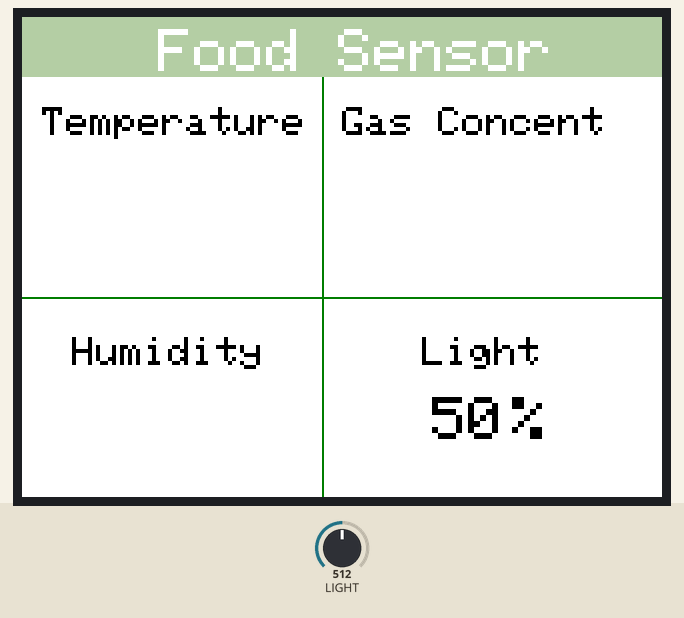
This sketch was run on a simulated Seeed Wio Terminal. On the bench: 320×240 colour display. Inputs (shaded band) come from the test bench; at power-on: LIGHT = 512.

Above: at 1.3 s.
1.4 s: LIGHT set to 716
At 2.9 s:
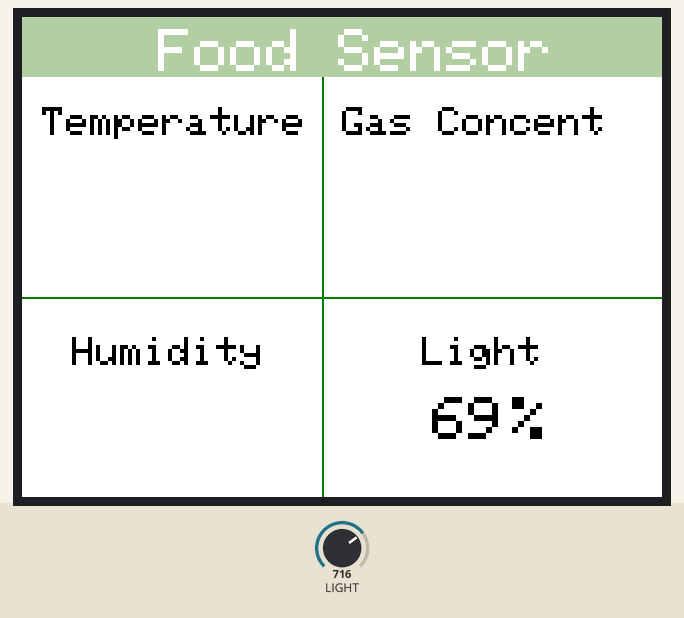
3.2 s: LIGHT set to 900
At 4.6 s:
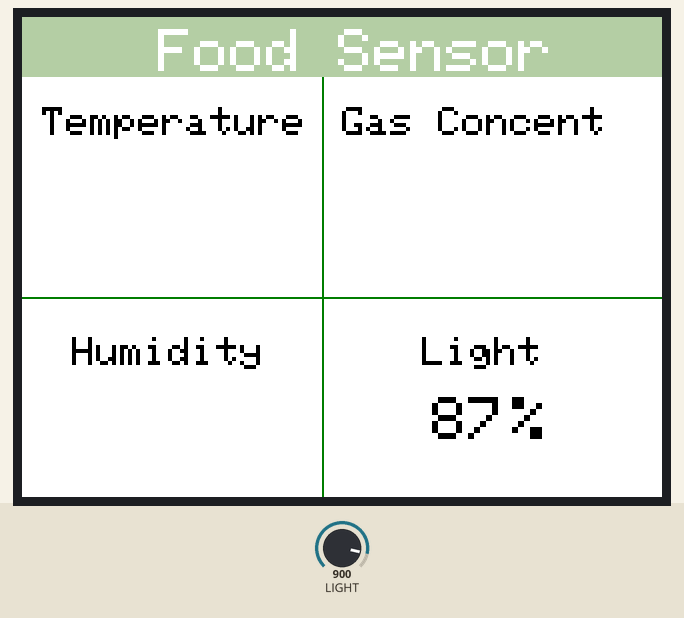
4.9 s: LIGHT set to 1023
At 6.6 s:
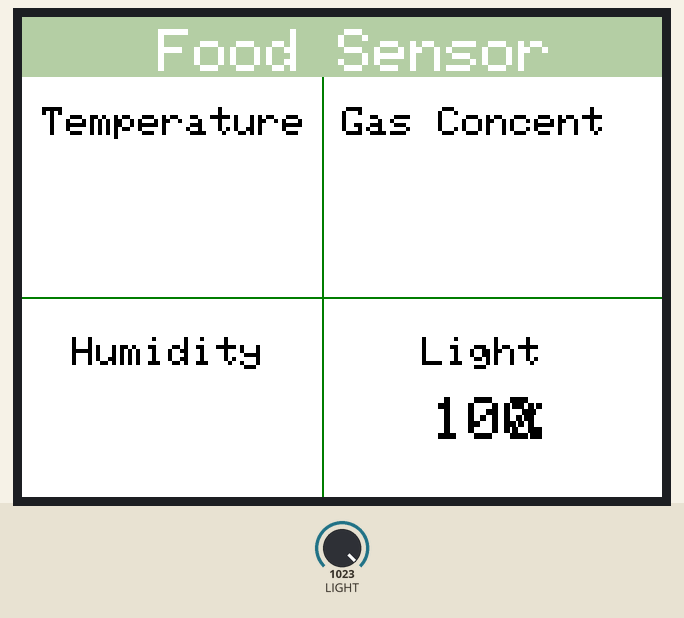
Timing chart, 0 to 8.1 s (numbered marks = the images above; inputs shaded):
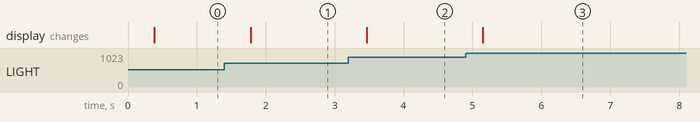

Measured:
- after the input at 1.4 s, the display: changes after 0.38 s (image 1)
- after the input at 3.2 s, the display: changes after 0.27 s (image 2)
- after the input at 4.9 s, the display: changes after 0.25 s (image 3)

The sketch:

gui_test.ino
```cpp
#include <TFT_eSPI.h>

TFT_eSPI tft; //Initializing TFT LCD
TFT_eSprite spr = TFT_eSprite(&tft); //Initializing buffer
#define TFT_OLIVE 0xB674


void setup() {
  Serial.begin(9600);
  pinMode(WIO_LIGHT, INPUT);
  tft.begin();
  tft.setRotation(3); //Set TFT LCD rotation
  spr.createSprite(TFT_HEIGHT,TFT_WIDTH); //Create buffer

}
void loop() {
  int lightSensorValue = analogRead(WIO_LIGHT);
  spr.fillSprite(TFT_WHITE);
  spr.fillRect(0,0,320,30,TFT_OLIVE);
  spr.setTextColor(TFT_WHITE);
  spr.setTextSize(3);
  spr.drawString("Food Sensor",68,6);
   spr.drawFastVLine(150,30,210,TFT_DARKGREEN); //Drawing verticle line
  spr.drawFastHLine(0,140,320,TFT_DARKGREEN); //Drawing horizontal line

  //Setting temperature
  spr.setTextColor(TFT_BLACK);
  spr.setTextSize(2);
  spr.drawString("Temperature",10,45);
  spr.setTextSize(3);

   spr.setTextSize(2);
  spr.drawString("Humidity",25,160);
  spr.setTextSize(3);


   spr.setTextSize(2);
  spr.drawString("Gas Concent",160,45);
  spr.setTextSize(3);

  spr.setTextSize(2);
  spr.drawString("Light",200,160);
  spr.setTextSize(3);
  lightSensorValue = map(lightSensorValue,0,1023,0,100); //Map sensor values
  spr.drawNumber(lightSensorValue,205,190); //Display sensor values as percentage
  spr.drawString("%",245,190);
  spr.pushSprite(0,0);
  delay(50);

}
  // put your main code here, to run repeatedly:
```
